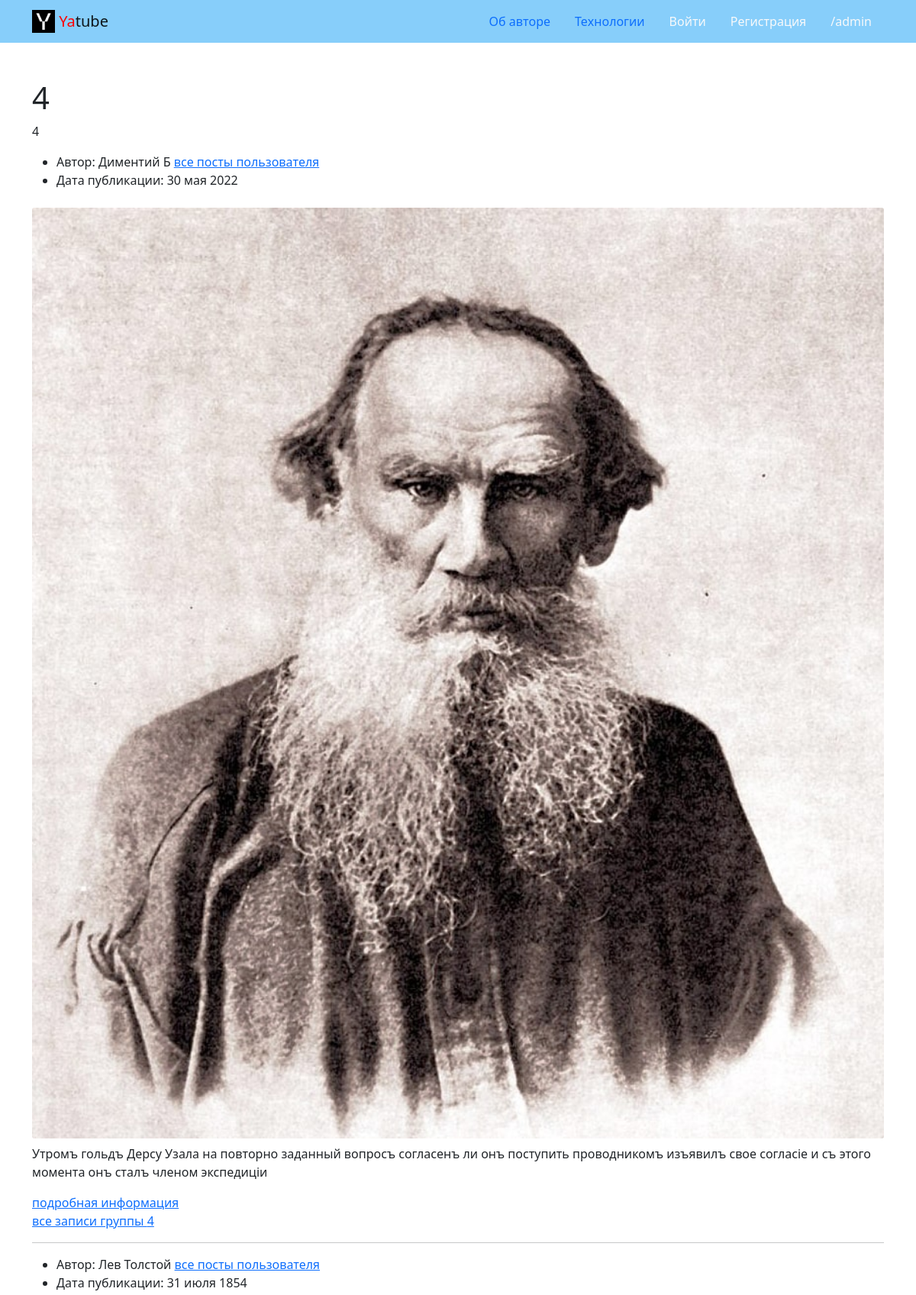
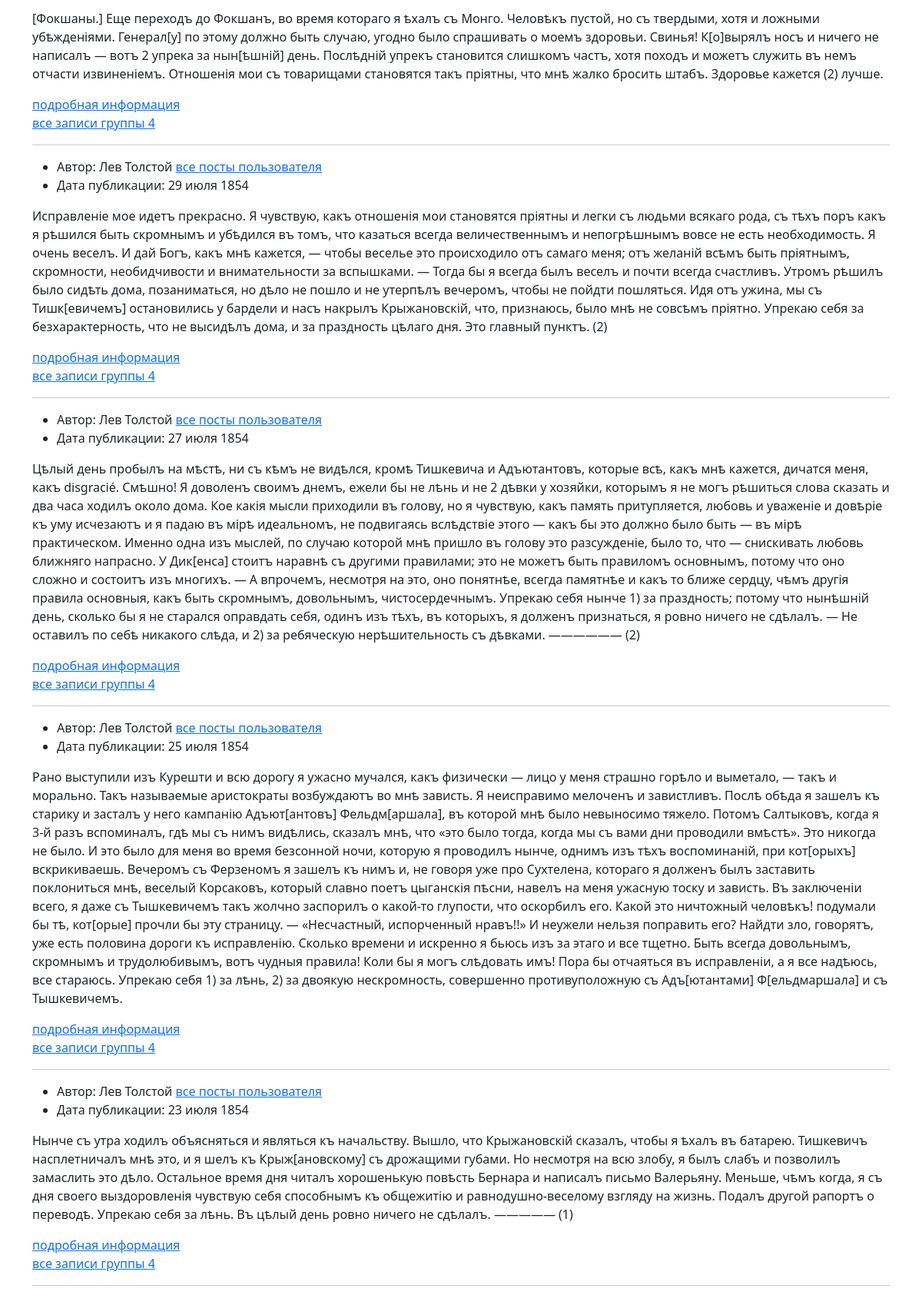
Page /group/4/ (upper part) on the committed database (2 pictures, top to bottom).
### posts/models.py (models this page shows, shortened)
class Group(models.Model):
    title = models.CharField(max_length=200, verbose_name="Группа")
    slug = models.SlugField(max_length=200, unique=True, verbose_name="slug")
    description = models.TextField(verbose_name="Описание")
    def __str__(self):
        return self.title
    class Meta:
        verbose_name_plural = "Группы"

class Post(models.Model):
    text = models.TextField(
        verbose_name="Текст",
        help_text="Текст нового поста",
    )
    pub_date = models.DateTimeField(
        auto_now_add=True,
        verbose_name="Дата публикации"
    )
    author = models.ForeignKey(
        User,
        on_delete=models.CASCADE,
        related_name='posts',
        verbose_name="Автор"
    )
    group = models.ForeignKey(
        Group,
        blank=True,
        null=True,
        on_delete=models.SET_NULL,
        related_name='posts',
        verbose_name="Группа",
        help_text="Группа, к которой будет относиться пост",
    )
    image = models.ImageField(
        'Картинка',
        upload_to='posts/',
        blank=True,
    )
    class Meta:
        ordering = ['-pub_date']
        verbose_name_plural = "Посты"

### posts/views.py (the view)
# urls.py: path('group/<slug:slug>/', views.group_posts, name='group_list'),
def group_posts(request, slug):
    group = get_object_or_404(Group, slug=slug)
    posts_list = group.posts.select_related('author')
    page_obj = paginate(posts_list, request)
    context = {'group': group, 'page_obj': page_obj}
    return render(request, 'posts/group_list.html', context)

### core/context_processors/year.py (called while the page is built)
def get_year(request):
    return {
        'year': timezone.now().year
    }

### posts/utils.py (called while the page is built)
def paginate(posts_list, request):
    paginator = Paginator(posts_list, POSTS_PER_PAGE)
    page_number = request.GET.get('page')
    page_obj = paginator.get_page(page_number)
    return page_obj

### templates/posts/group_list.html (shortened to what this page needs)
{% extends 'base.html' %}
{% block content %}
  <div class="container py-5">
    <h1> {{ group.title }} </h1>
    <p>{{group.description}}</p>
    {% for post in page_obj %}
      {% include 'includes/post.html' %}
      {% if not forloop.last %}<hr>{% endif %}
    {% endfor %}
  </div>
{% endblock %}

### templates/includes/post.html
{% load thumbnail %}
<ul>
  {% if not author %}
  <li>
    Автор: {{ post.author.get_full_name }}
    <a href="{% url 'posts:profile' post.author %}">
      все посты пользователя
    </a>
  </li>
  {% endif %}
  <li>
    Дата публикации: {{ post.pub_date|date:"d E Y" }}
  </li>
</ul>
{% thumbnail post.image "960x339" crop="center" upscale=True as im %}
  <img class="card-img my-2" src="{{ im.url }}">
{% endthumbnail %}
<p>{{ post.text }}</p>
<a href="{% url 'posts:post_detail' post.id %}">подробная информация</a>
<br>
{% if post.group %}
  <a href="{% url 'posts:group_list' post.group.slug %}">
    все записи группы {{ post.group }}
  </a>
{% endif %}

### rows in the picture
Group: title "4", description "4"
Post: author.get_full_name "Диментий Б", pub_date "30 мая 2022", text "Утромъ гольдъ Дерсу Узала на повторно заданный вопросъ согласенъ ли онъ поступить проводникомъ изъявилъ свое согласіе и съ этого момента онъ сталъ членом экспедиціи", group "4"
Post: author.get_full_name "Лев Толстой", pub_date "31 июля 1854", text "[Фокшаны.] Еще переходъ до Фокшанъ, во время котораго я ѣхалъ съ Монго. Человѣкъ пустой, но съ твердыми, хотя и ложными убѣжденіями. Генерал[у] по этому должно быть случаю, угодно было спрашивать о моемъ здоровьи. Свинья! К[о]вырялъ носъ и ничего не написалъ — вотъ 2 упрека за нын[ѣшній] день. Послѣдній упрекъ становится слишкомъ частъ, хотя походъ и можетъ служить въ немъ отчасти извиненіемъ. Отношенія мои съ товарищами становятся такъ пріятны, что мнѣ жалко бросить штабъ. Здоровье кажется (2) лучше.", group "4"
Post: author.get_full_name "Лев Толстой", pub_date "29 июля 1854", text "Исправленіе мое идетъ прекрасно. Я чувствую, какъ отношенія мои становятся пріятны и легки съ людьми всякаго рода, съ тѣхъ поръ какъ я рѣшился быть скромнымъ и убѣдился въ томъ, что казаться всегда величественнымъ и непогрѣшнымъ вовсе не есть необходимость. Я очень веселъ. И дай Богъ, какъ мнѣ кажется, — чтобы веселье это происходило отъ самаго меня; отъ желаній всѣмъ быть пріятнымъ, скромности, необидчивости и внимательности за вспышками. — Тогда бы я всегда былъ веселъ и почти всегда счастливъ. Утромъ рѣшилъ было сидѣть дома, позаниматься, но дѣло не пошло и не утерпѣлъ вечеромъ, чтобы не пойдти пошляться. Идя отъ ужина, мы съ Тишк[евичемъ] остановились у бардели и насъ накрылъ…", group "4"
Post: author.get_full_name "Лев Толстой", pub_date "27 июля 1854", text "Цѣлый день пробылъ на мѣстѣ, ни съ кѣмъ не видѣлся, кромѣ Тишкевича и Адъютантовъ, которые всѣ, какъ мнѣ кажется, дичатся меня, какъ disgracié. Смѣшно! Я доволенъ своимъ днемъ, ежели бы не лѣнь и не 2 дѣвки у хозяйки, которымъ я не могъ рѣшиться слова сказать и два часа ходилъ около дома. Кое какія мысли приходили въ голову, но я чувствую, какъ память притупляется, любовь и уваженіе и довѣріе къ уму исчезаютъ и я падаю въ мірѣ идеальномъ, не подвигаясь вслѣдствіе этого — какъ бы это должно было быть — въ мірѣ практическом. Именно одна изъ мыслей, по случаю которой мнѣ пришло въ голову это разсужденіе, было то, что — снискивать любовь ближняго напрасно. У Дик[енса] стоитъ наравнѣ съ другими…", group "4"
Post: author.get_full_name "Лев Толстой", pub_date "25 июля 1854", text "Рано выступили изъ Курешти и всю дорогу я ужасно мучался, какъ физически — лицо у меня страшно горѣло и выметало, — такъ и морально. Такъ называемые аристократы возбуждаютъ во мнѣ зависть. Я неисправимо мелоченъ и завистливъ. Послѣ обѣда я зашелъ къ старику и засталъ у него кампанію Адъют[антовъ] Фельдм[аршала], въ которой мнѣ было невыносимо тяжело. Потомъ Салтыковъ, когда я 3-й разъ вспоминалъ, гдѣ мы съ нимъ видѣлись, сказалъ мнѣ, что «это было тогда, когда мы съ вами дни проводили вмѣстѣ». Это никогда не было. И это было для меня во время безсонной ночи, которую я проводилъ нынче, однимъ изъ тѣхъ воспоминаній, при кот[орыхъ] вскрикиваешь. Вечеромъ съ Ферзеномъ я зашелъ къ нимъ и, не…", group "4"
Post: author.get_full_name "Лев Толстой", pub_date "23 июля 1854", text "Нынче съ утра ходилъ объясняться и являться къ начальству. Вышло, что Крыжановскій сказалъ, чтобы я ѣхалъ въ батарею. Тишкевичъ насплетничалъ мнѣ это, и я шелъ къ Крыж[ановскому] съ дрожащими губами. Но несмотря на всю злобу, я былъ слабъ и позволилъ замаслить это дѣло. Остальное время дня читалъ хорошенькую повѣсть Бернара и написалъ письмо Валерьяну. Меньше, чѣмъ когда, я съ дня своего выздоровленія чувствую себя способнымъ къ общежитію и равнодушно-веселому взгляду на жизнь. Подалъ другой рапортъ о переводѣ. Упрекаю себя за лѣнь. Въ цѣлый день ровно ничего не сдѣлалъ. ————— (1)", group "4"
